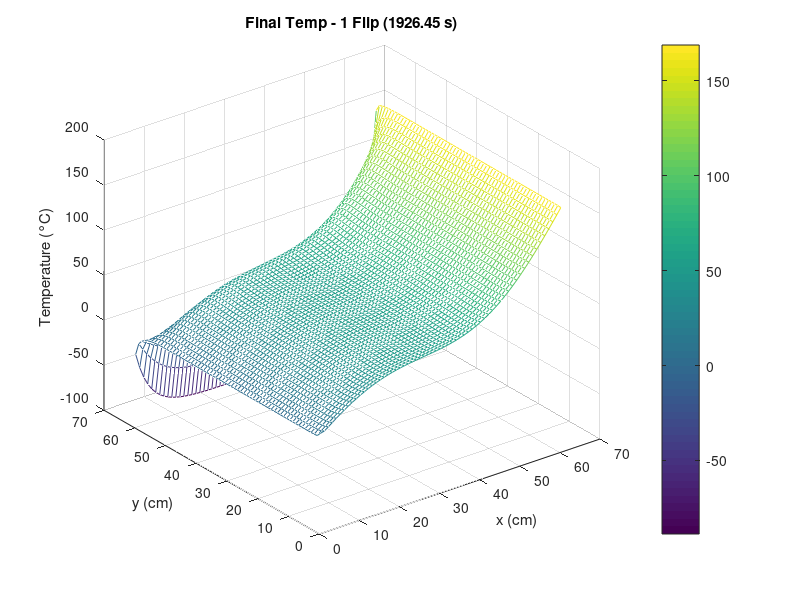
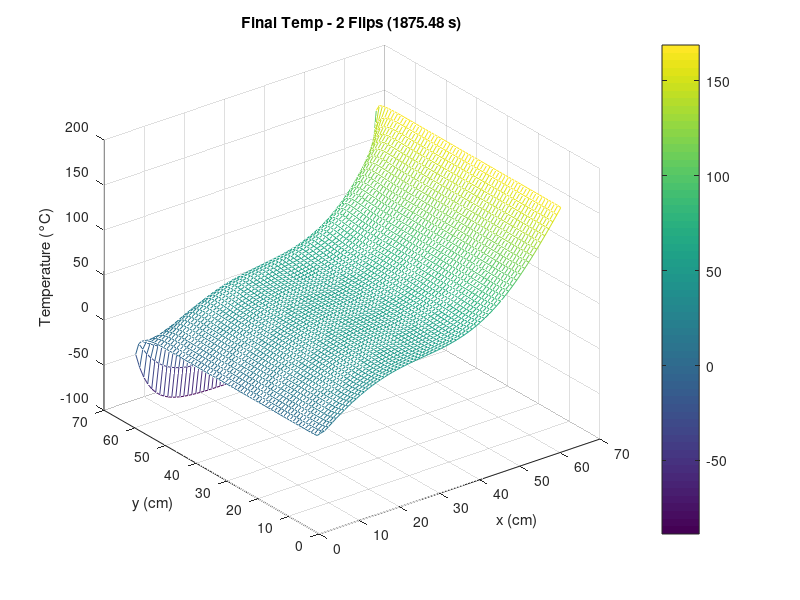

Here is the MATLAB script that generated these plots, in order:
clear;
clc;

% Parameters
a = 1.35e-7;                % Thermal diffusivity
H = 5.08e-2; L = 20.32e-2;  % Steak dimensions (m)
K = 0.04;                   % Neumann boundary factor
T_initial = 23;             % Initial temperature (°C)
T_pan_bottom = 204;         % Bottom pan temperature (°C)
T_final = 56;               % Desired center temperature (°C)

nx = 60; ny = 60; nt = 3000;
dx = L / nx; dy = H / ny;
dt = 0.2 * min(dx^2, dy^2) / a;   

N = (nx+1)*(ny+1);

% Laplacian Operator
Tx = spdiags(ones(nx+1,1)*[1 -2 1], [-1 0 1], nx+1, nx+1) / dx^2;
Ty = spdiags(ones(ny+1,1)*[1 -2 1], [-1 0 1], ny+1, ny+1) / dy^2;
A = kron(speye(ny+1), Tx) + kron(Ty, speye(nx+1));

I=speye(N);
LHS = I - a * dt * A;

center_x = round((nx+1)/2);
center_y = round((ny+1)/2);

% --- One Flip Simulation ---
fprintf('\n--- Running simulation with 1 flip (Fully Implicit) ---\n');
sim1_start=tic;

T = T_initial * ones(nx+1, ny+1);
T(1,:) = T_pan_bottom;

flip_step = round(nt / 2);
flipped = false;
time_to_final_1flip = NaN;
t1 = tic;

for t = 2:nt
    % Neumann boundaries (top or bottom edge depending on flip)
    cols = 2:nx;
    if ~flipped
        T(end, cols) = T(end-1, cols) + K * dy;
    else
        T(1, cols) = T(2, cols) + K * dy;
    end

    T_vec = reshape(T, [], 1);

    % Apply bottom pan temperature
    if ~flipped
        T_vec(1:nx+1) = T_pan_bottom;
    else
        T_vec(end-nx:end) = T_pan_bottom;
    end

    % Add Neumann left/right boundaries using b
    b = zeros(N,1);
    for j = 1:ny+1
        left_idx  = (j-1)*(nx+1) + 1;
        right_idx = j*(nx+1);
        b(left_idx)  = 2*K/H;
        b(right_idx) = -2*K/H;
    end

    T = reshape(LHS \ (T_vec + b), nx+1, ny+1);

    if t == flip_step && ~flipped
        T = flipud(T);
        flipped = true;
        fprintf('Flipped at t = %.2f s (step %d)\n', t*dt, t);
    end

    T_center = T(center_x, center_y);
    if mod(t, 200) == 0
        fprintf('Step %d: Center = %.2f°C | Bottom = %.2f°C | Top = %.2f°C | Max = %.2f°C\n', ...
            t, T_center, T(1, center_y), T(end, center_y), max(T(:)));
    end

    if T_center >= T_final && isnan(time_to_final_1flip)
        time_to_final_1flip = t * dt;
        fprintf('Reached %.1f°C at t = %.2f s (step %d)\n', T_center, time_to_final_1flip, t);
        break;
    end
end
sim1_end=toc(sim1_start);

% --- Two Flip Simulation ---
fprintf('\n--- Running simulation with 2 flips (Fully Implicit) ---\n');
sim2_start=tic;

T = T_initial * ones(nx+1, ny+1);
T(1,:) = T_pan_bottom;

first_flip_step = round(nt / 3);
second_flip_step = round(2 * nt / 3);
flipped = false;
second_flip = false;
time_to_final_2flip = NaN;

for t = 2:nt
    % Neumann boundaries (top or bottom edge depending on flip)
    cols = 2:nx;
    if ~flipped
        T(end, cols) = T(end-1, cols) + K * dy;
    else
        T(1, cols) = T(2, cols) + K * dy;
    end

    T_vec = reshape(T, [], 1);

    % Apply bottom pan temperature
    if ~flipped
        T_vec(1:nx+1) = T_pan_bottom;
    else
        T_vec(end-nx:end) = T_pan_bottom;
    end

    % Add Neumann left/right boundaries using b
    b = zeros(N,1);
    for j = 1:ny+1
        left_idx  = (j-1)*(nx+1) + 1;
        right_idx = j*(nx+1);
        b(left_idx)  = 2*K/H;
        b(right_idx) = -2*K/H;
    end

    T = reshape(LHS \ (T_vec + b), nx+1, ny+1);

    if t == first_flip_step && ~flipped
        T = flipud(T);
        flipped = true;
        fprintf('First flip at t = %.2f s (step %d)\n', t*dt, t);
    end

    if t == second_flip_step && flipped && ~second_flip
        T = flipud(T);
        second_flip = true;
        fprintf('Second flip at t = %.2f s (step %d)\n', t*dt, t);
    end

    T_center = T(center_x, center_y);
    if mod(t, 200) == 0
        fprintf('Step %d: Center = %.2f°C | Bottom = %.2f°C | Top = %.2f°C | Max = %.2f°C\n', ...
            t, T_center, T(1, center_y), T(end, center_y), max(T(:)));
    end

    if T_center >= T_final && isnan(time_to_final_2flip)
        time_to_final_2flip = t * dt;
        fprintf('Reached %.1f°C at t = %.2f s (step %d)\n', T_center, time_to_final_2flip, t);
        break;
    end
end
sim2_end=toc(sim2_start);

% --- Plot Final Results ---
figure;
mesh(T);
xlabel('x (cm)'); ylabel('y (cm)'); zlabel('Temperature (°C)');
title(sprintf('Final Temp - 1 Flip (%.2f s)', time_to_final_1flip));
colorbar;

figure;
mesh(T);
xlabel('x (cm)'); ylabel('y (cm)'); zlabel('Temperature (°C)');
title(sprintf('Final Temp - 2 Flips (%.2f s)', time_to_final_2flip));
colorbar;

disp(['The difference in the time needed for the 2 simulations is: ', ...
    num2str(abs(sim1_end - sim2_end)), ' seconds']);

if sim1_end < sim2_end
    fprintf('The first simulation was faster by %.2f%%\n', ...
        ((sim2_end - sim1_end) / sim1_end) * 100);
else
    fprintf('The second simulation was faster by %.2f%%\n', ...
        ((sim1_end - sim2_end) / sim2_end) * 100);
end

t2 = toc(t1);
disp(['Total time needed for the entire simulation: ', num2str(t2), ' seconds']);
